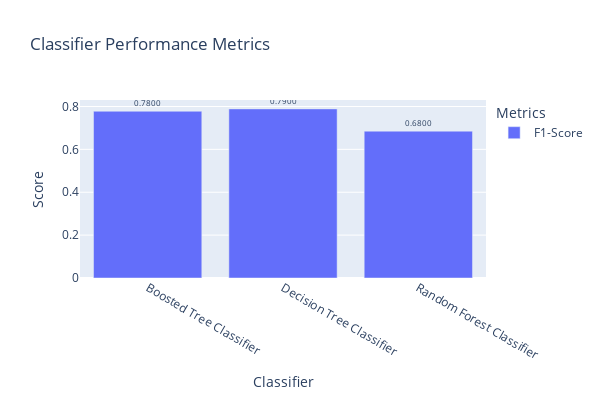

Source (notebook cell):
### Code cell
# write the code to draw your graph
import plotly.express as px

classifiers = ['Decision Tree Classifier','Random Forest Classifier','Boosted Tree Classifier']
metrics = ['F1-Score']

df = pd.DataFrame({'Classifier': [classifiers[0]] + [classifiers[1]] + [classifiers[2]] ,
                   'Metrics': metrics*3,
                   'Score': [f1_score_dt,f1_score_rf,f1_score_bt]})

fig = px.bar(df, x='Classifier', y='Score', color='Metrics', barmode='group',
             height=400, width=600, title="Classifier Performance Metrics")

fig.update_layout(xaxis=dict(categoryorder='category ascending'))
fig.update_traces(customdata=df['Score'],texttemplate='%{customdata}', textposition='auto', textfont=dict(size=8))
fig.update_traces(text=df['Score'], texttemplate='%{text}', textposition='outside', textfont=dict(size=8))
fig.update_traces(hovertemplate='%{x}<br>Score: %{y:.4f}<extra></extra>')
fig.update_layout(uniformtext_minsize=8, uniformtext_mode='hide')
fig.update_traces(text=df['Score'].round(2).astype(str), texttemplate='%{text:.4f}', textposition='outside', textfont=dict(size=8))
fig.show()

### Figure 1 — Plotly figure (JSON) as saved in the notebook; plotly's stock layout.template omitted (floating-point values rounded to 4 significant figures)
{"data": [{"alignmentgroup": "True", "customdata": [0.7888, 0.685, 0.7779], "hovertemplate": "%{x}<br>Score: %{y:.4f}<extra></extra>", "legendgroup": "F1-Score", "marker": {"color": "#636efa", "pattern": {"shape": ""}}, "name": "F1-Score", "offsetgroup": "F1-Score", "orientation": "v", "showlegend": true, "text": ["0.79", "0.68", "0.78"], "textfont": {"size": 8}, "textposition": "outside", "texttemplate": "%{text:.4f}", "type": "bar", "x": ["Decision Tree Classifier", "Random Forest Classifier", "Boosted Tree Classifier"], "xaxis": "x", "y": [0.7888, 0.685, 0.7779], "yaxis": "y"}], "layout": {"barmode": "group", "height": 400, "legend": {"title": {"text": "Metrics"}, "tracegroupgap": 0}, "title": {"text": "Classifier Performance Metrics"}, "uniformtext": {"minsize": 8, "mode": "hide"}, "width": 600, "xaxis": {"anchor": "y", "categoryorder": "category ascending", "domain": [0, 1], "title": {"text": "Classifier"}}, "yaxis": {"anchor": "x", "domain": [0, 1], "title": {"text": "Score"}}}}
